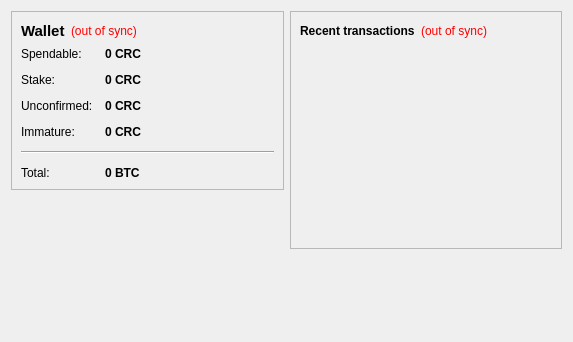
<?xml version="1.0" encoding="UTF-8"?>
<ui version="4.0">
 <class>OverviewPage</class>
 <widget class="QWidget" name="OverviewPage">
  <property name="geometry">
   <rect>
    <x>0</x>
    <y>0</y>
    <width>573</width>
    <height>342</height>
   </rect>
  </property>
  <property name="windowTitle">
   <string>Form</string>
  </property>
  <layout class="QHBoxLayout" name="horizontalLayout" stretch="1,1">
   <item>
    <layout class="QVBoxLayout" name="verticalLayout_2">
     <item>
      <widget class="QFrame" name="frame">
       <property name="frameShape">
        <enum>QFrame::StyledPanel</enum>
       </property>
       <property name="frameShadow">
        <enum>QFrame::Raised</enum>
       </property>
       <layout class="QVBoxLayout" name="verticalLayout_4">
        <item>
         <layout class="QHBoxLayout" name="horizontalLayout_4">
          <item>
           <widget class="QLabel" name="label_5">
            <property name="font">
             <font>
              <pointsize>11</pointsize>
              <weight>75</weight>
              <bold>true</bold>
             </font>
            </property>
            <property name="text">
             <string>Wallet</string>
            </property>
           </widget>
          </item>
          <item>
           <widget class="QLabel" name="labelWalletStatus">
            <property name="toolTip">
             <string>The displayed information may be out of date. Your wallet automatically synchronizes with the Cronoscoin network after a connection is established, but this process has not completed yet.</string>
            </property>
            <property name="styleSheet">
             <string notr="true">QLabel { color: red; }</string>
            </property>
            <property name="text">
             <string notr="true">(out of sync)</string>
            </property>
            <property name="alignment">
             <set>Qt::AlignLeading|Qt::AlignLeft|Qt::AlignVCenter</set>
            </property>
           </widget>
          </item>
          <item>
           <spacer name="horizontalSpacer_2">
            <property name="orientation">
             <enum>Qt::Horizontal</enum>
            </property>
            <property name="sizeHint" stdset="0">
             <size>
              <width>40</width>
              <height>20</height>
             </size>
            </property>
           </spacer>
          </item>
         </layout>
        </item>
        <item>
         <layout class="QFormLayout" name="formLayout_2">
          <property name="fieldGrowthPolicy">
           <enum>QFormLayout::AllNonFixedFieldsGrow</enum>
          </property>
          <property name="horizontalSpacing">
           <number>12</number>
          </property>
          <property name="verticalSpacing">
           <number>12</number>
          </property>
          <item row="0" column="0">
           <widget class="QLabel" name="label">
            <property name="text">
             <string>Spendable:</string>
            </property>
           </widget>
          </item>
          <item row="0" column="1">
           <widget class="QLabel" name="labelBalance">
            <property name="font">
             <font>
              <weight>75</weight>
              <bold>true</bold>
             </font>
            </property>
            <property name="cursor">
             <cursorShape>IBeamCursor</cursorShape>
            </property>
            <property name="toolTip">
             <string>Your current spendable balance</string>
            </property>
            <property name="text">
             <string notr="true">0 CRC</string>
            </property>
            <property name="textInteractionFlags">
             <set>Qt::LinksAccessibleByMouse|Qt::TextSelectableByKeyboard|Qt::TextSelectableByMouse</set>
            </property>
           </widget>
          </item>
          <item row="1" column="0">
           <widget class="QLabel" name="label_6">
            <property name="text">
             <string>Stake:</string>
            </property>
           </widget>
          </item>
          <item row="1" column="1">
           <widget class="QLabel" name="labelStake">
            <property name="font">
             <font>
              <weight>75</weight>
              <bold>true</bold>
             </font>
            </property>
            <property name="cursor">
             <cursorShape>IBeamCursor</cursorShape>
            </property>
            <property name="toolTip">
             <string>Total of coins that was staked, and do not yet count toward the current balance</string>
            </property>
            <property name="text">
             <string notr="true">0 CRC</string>
            </property>
            <property name="textInteractionFlags">
             <set>Qt::LinksAccessibleByMouse|Qt::TextSelectableByKeyboard|Qt::TextSelectableByMouse</set>
            </property>
           </widget>
          </item>
          <item row="2" column="0">
           <widget class="QLabel" name="label_3">
            <property name="text">
             <string>Unconfirmed:</string>
            </property>
           </widget>
          </item>
          <item row="2" column="1">
           <widget class="QLabel" name="labelUnconfirmed">
            <property name="font">
             <font>
              <weight>75</weight>
              <bold>true</bold>
             </font>
            </property>
            <property name="cursor">
             <cursorShape>IBeamCursor</cursorShape>
            </property>
            <property name="toolTip">
             <string>Total of transactions that have yet to be confirmed, and do not yet count toward the current balance</string>
            </property>
            <property name="text">
             <string notr="true">0 CRC</string>
            </property>
            <property name="textInteractionFlags">
             <set>Qt::LinksAccessibleByMouse|Qt::TextSelectableByKeyboard|Qt::TextSelectableByMouse</set>
            </property>
           </widget>
          </item>
          <item row="3" column="0">
           <widget class="QLabel" name="labelImmatureText">
            <property name="text">
             <string>Immature:</string>
            </property>
           </widget>
          </item>
          <item row="3" column="1">
           <widget class="QLabel" name="labelImmature">
            <property name="font">
             <font>
              <weight>75</weight>
              <bold>true</bold>
             </font>
            </property>
            <property name="toolTip">
             <string>Mined balance that has not yet matured</string>
            </property>
            <property name="text">
             <string notr="true">0 CRC</string>
            </property>
            <property name="textInteractionFlags">
             <set>Qt::LinksAccessibleByMouse|Qt::TextSelectableByKeyboard|Qt::TextSelectableByMouse</set>
            </property>
           </widget>
          </item>
          <item row="4" column="0" colspan="2">
           <widget class="Line" name="line">
            <property name="orientation">
             <enum>Qt::Horizontal</enum>
            </property>
           </widget>
          </item>
          <item row="5" column="0">
           <widget class="QLabel" name="labelTotalText">
            <property name="text">
             <string>Total:</string>
            </property>
           </widget>
          </item>
          <item row="5" column="1">
           <widget class="QLabel" name="labelTotal">
            <property name="font">
             <font>
              <weight>75</weight>
              <bold>true</bold>
             </font>
            </property>
            <property name="cursor">
             <cursorShape>IBeamCursor</cursorShape>
            </property>
            <property name="toolTip">
             <string>Your current total balance</string>
            </property>
            <property name="text">
             <string notr="true">0 BTC</string>
            </property>
            <property name="textInteractionFlags">
             <set>Qt::LinksAccessibleByMouse|Qt::TextSelectableByKeyboard|Qt::TextSelectableByMouse</set>
            </property>
           </widget>
          </item>
         </layout>
        </item>
       </layout>
      </widget>
     </item>
     <item>
      <spacer name="verticalSpacer">
       <property name="orientation">
        <enum>Qt::Vertical</enum>
       </property>
       <property name="sizeHint" stdset="0">
        <size>
         <width>20</width>
         <height>40</height>
        </size>
       </property>
      </spacer>
     </item>
    </layout>
   </item>
   <item>
    <layout class="QVBoxLayout" name="verticalLayout_3">
     <item>
      <widget class="QFrame" name="frame_2">
       <property name="frameShape">
        <enum>QFrame::StyledPanel</enum>
       </property>
       <property name="frameShadow">
        <enum>QFrame::Raised</enum>
       </property>
       <layout class="QVBoxLayout" name="verticalLayout">
        <item>
         <layout class="QHBoxLayout" name="horizontalLayout_2">
          <item>
           <widget class="QLabel" name="label_4">
            <property name="text">
             <string>&lt;b&gt;Recent transactions&lt;/b&gt;</string>
            </property>
           </widget>
          </item>
          <item>
           <widget class="QLabel" name="labelTransactionsStatus">
            <property name="toolTip">
             <string>The displayed information may be out of date. Your wallet automatically synchronizes with the Cronoscoin network after a connection is established, but this process has not completed yet.</string>
            </property>
            <property name="styleSheet">
             <string notr="true">QLabel { color: red; }</string>
            </property>
            <property name="text">
             <string notr="true">(out of sync)</string>
            </property>
            <property name="alignment">
             <set>Qt::AlignRight|Qt::AlignTrailing|Qt::AlignVCenter</set>
            </property>
           </widget>
          </item>
          <item>
           <spacer name="horizontalSpacer">
            <property name="orientation">
             <enum>Qt::Horizontal</enum>
            </property>
            <property name="sizeHint" stdset="0">
             <size>
              <width>40</width>
              <height>20</height>
             </size>
            </property>
           </spacer>
          </item>
         </layout>
        </item>
        <item>
         <widget class="QListView" name="listTransactions">
          <property name="styleSheet">
           <string notr="true">QListView { background: transparent; }</string>
          </property>
          <property name="frameShape">
           <enum>QFrame::NoFrame</enum>
          </property>
          <property name="verticalScrollBarPolicy">
           <enum>Qt::ScrollBarAlwaysOff</enum>
          </property>
          <property name="horizontalScrollBarPolicy">
           <enum>Qt::ScrollBarAlwaysOff</enum>
          </property>
          <property name="selectionMode">
           <enum>QAbstractItemView::NoSelection</enum>
          </property>
         </widget>
        </item>
       </layout>
      </widget>
     </item>
     <item>
      <spacer name="verticalSpacer_2">
       <property name="orientation">
        <enum>Qt::Vertical</enum>
       </property>
       <property name="sizeHint" stdset="0">
        <size>
         <width>20</width>
         <height>40</height>
        </size>
       </property>
      </spacer>
     </item>
    </layout>
   </item>
  </layout>
 </widget>
 <resources/>
 <connections/>
</ui>
